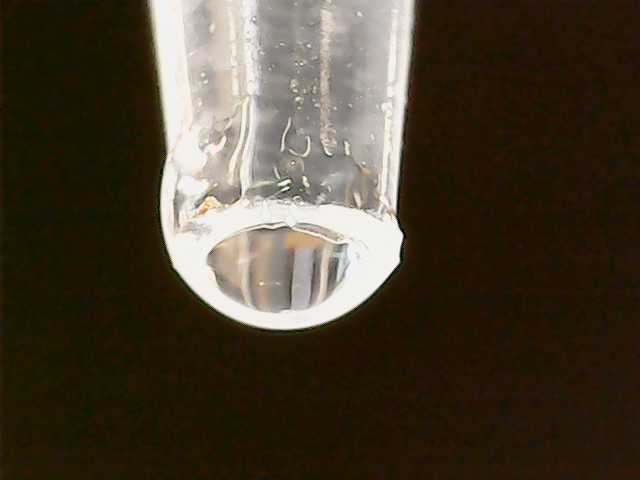
#> input picture Pictures/Utils/X0_template.png, 640 x 480 px, found by its file name
$ jupyter execute --allow-errors detection_tm.ipynb
#> lines starting #> are read from the running program, lines starting #| are printed output that depends on the picture
[cell 1]
import cv2
import numpy as np
import matplotlib.pyplot as plt

[cell 2]
reference = np.concatenate([cv2.imread(r'C:\Users\APrap\Documents\CREATE\Pick-and-Place\Pictures\Utils\X0_template.png'), cv2.imread(r'C:\Users\APrap\Documents\CREATE\Pick-and-Place\Pictures\Utils\X1_template.png')], axis=1)
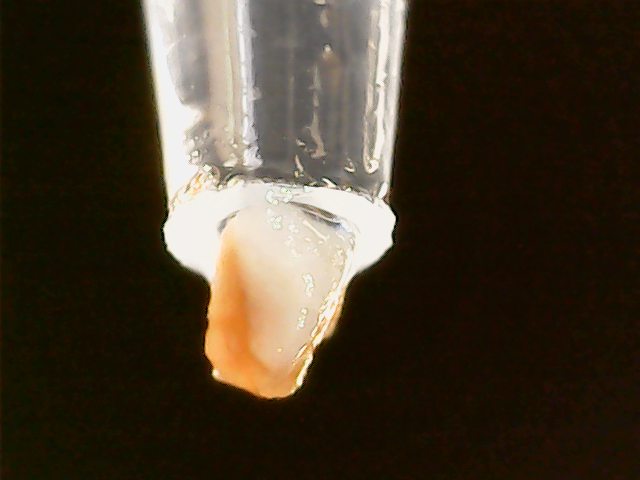
#> input picture Pictures/Utils/X1_template.png, 640 x 480 px, found by its file name
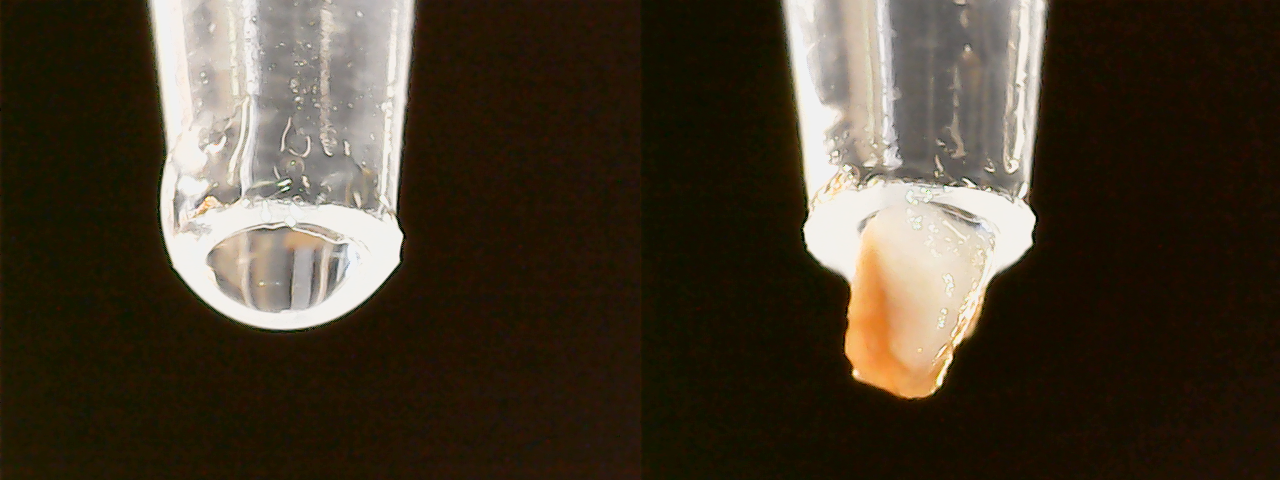
#> reference: shape (480, 1280, 3); mean B, G, R 43.9, 59.2, 69.2
plt.imshow(reference)

def check_tip(image):
    res = cv2.matchTemplate(reference, image[200:-200, 100:-100], cv2.TM_SQDIFF_NORMED)

    plt.imshow(res)

    if np.argmin(res) < reference.shape[1]/4:
        print('No sample')
    else:
        print('Sample')
